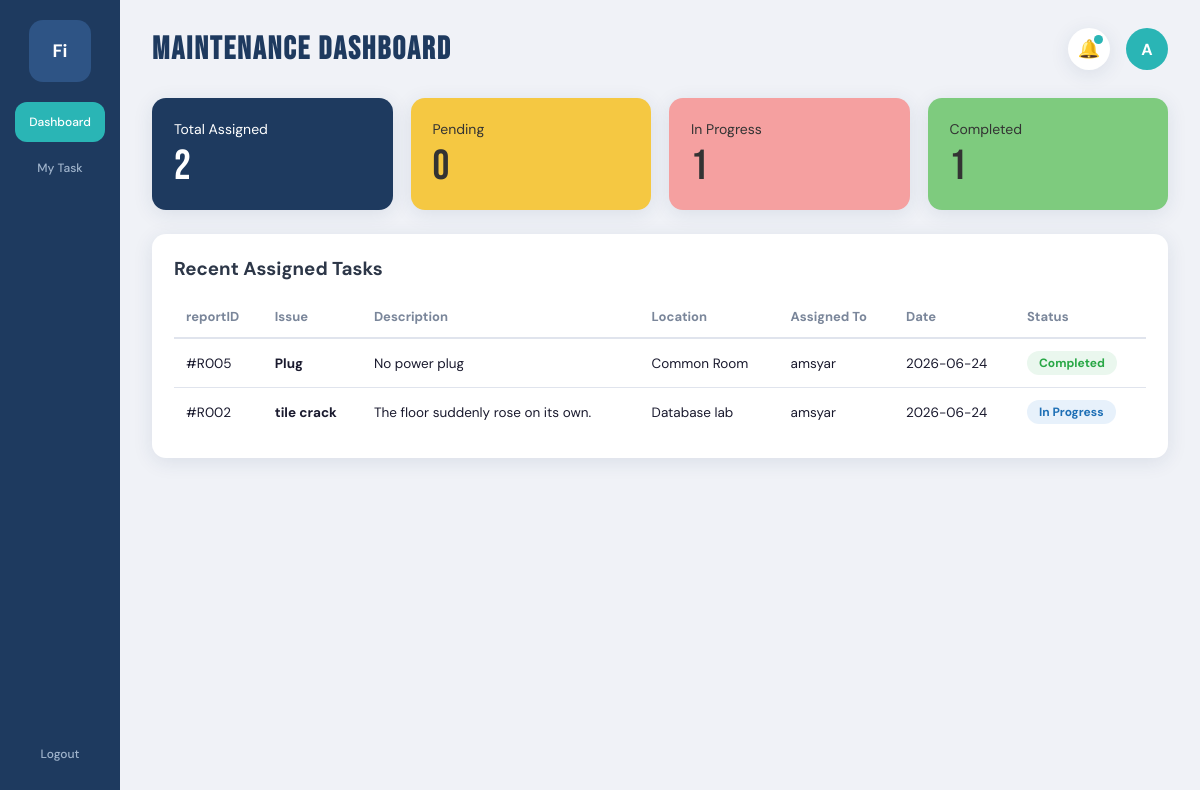
/dashboardM.php (signed in), run on the app's committed database.
### tables this page shows
CREATE TABLE `report` (
  `reportID` varchar(100) NOT NULL,
  `adminID` varchar(50) DEFAULT NULL,
  `userID` varchar(50) NOT NULL,
  `staffID` varchar(50) DEFAULT NULL,
  `title` varchar(150) DEFAULT NULL,
  `description` text DEFAULT NULL,
  `DateReported` datetime DEFAULT current_timestamp(),
  `status` enum('Pending','In Progress','Completed','Rejected') DEFAULT 'Pending',
  `location` varchar(255) DEFAULT NULL,
  `attachment` varchar(255) DEFAULT NULL,
  `proof_photo` varchar(255) DEFAULT NULL,
  `reject_reason` text DEFAULT NULL
);

CREATE TABLE `maintenance` (
  `staffID` varchar(50) NOT NULL,
  `name` varchar(100) NOT NULL,
  `email` varchar(100) NOT NULL,
  `password` varchar(100) NOT NULL
);

### dashboardM.php (the view, shortened to what this page needs)
<?php
require 'db_connect.php';
$staff_id = $_SESSION['user_id'] ?? '';
$tech_name = $_SESSION['name'] ?? '';
$total_query = mysqli_query($conn, "SELECT COUNT(*) as total FROM report WHERE staffID = '$staff_id'");
$total_tasks = mysqli_fetch_assoc($total_query)['total'] ?? 0;
$pending_query = mysqli_query($conn, "SELECT COUNT(*) as total FROM report WHERE staffID = '$staff_id' AND status='Pending'");
$pending_tasks = mysqli_fetch_assoc($pending_query)['total'] ?? 0;
$progress_query = mysqli_query($conn, "SELECT COUNT(*) as total FROM report WHERE staffID = '$staff_id' AND status='In Progress'");
$progress_tasks = mysqli_fetch_assoc($progress_query)['total'] ?? 0;
$completed_query = mysqli_query($conn, "SELECT COUNT(*) as total FROM report WHERE staffID = '$staff_id' AND status='Completed'");
$completed_tasks = mysqli_fetch_assoc($completed_query)['total'] ?? 0;
$recent_tasks = mysqli_query($conn, "
    SELECT r.*, m.name as staff_name
    FROM report r
    INNER JOIN maintenance m ON r.staffID = m.staffID
    WHERE r.staffID = '$staff_id'
    ORDER BY r.reportID DESC LIMIT 5
");
$avatar_letter = strtoupper(substr($tech_name, 0, 1));
?>
<!DOCTYPE html>
<html lang="en">
<head>
    <link rel="stylesheet" href="https://cdn.jsdelivr.net/npm/@tabler/icons-webfont@latest/tabler-icons.min.css">
    <link rel="stylesheet" href="maintanance.css">
</head>
<body>
    <aside class="sidebar">
        <div class="sidebar-logo">
        </div>
        <nav>
            <a href="dashboardM.php" class="nav-item active">
                Dashboard
            </a>
            <a href="my-taskM.php" class="nav-item">
                My Task
            </a>
        </nav>
        <a href="login.php" class="nav-item">Logout</a>
    </aside>
    <main class="main">
        <header class="topbar">
            <h1 class="topbar-title">MAINTENANCE DASHBOARD</h1>
            <div class="topbar-actions">
                <button class="icon-btn">🔔<span class="notif-dot"></span></button>
                <div class="avatar"><?php echo $avatar_letter; ?></div>
            </div>
        </header>
        <section class="stat-cards">
            <div class="stat-card blue">
                <span class="stat-label">Total Assigned</span>
                <span class="stat-value"><?php echo $total_tasks; ?></span>
            </div>
            <div class="stat-card yellow">
                <span class="stat-label">Pending</span>
                <span class="stat-value"><?php echo $pending_tasks; ?></span>
            </div>
            <div class="stat-card pink">
                <span class="stat-label">In Progress</span>
                <span class="stat-value"><?php echo $progress_tasks; ?></span>
            </div>
            <div class="stat-card green">
                <span class="stat-label">Completed</span>
                <span class="stat-value"><?php echo $completed_tasks; ?></span>
            </div>
        </section>
        <div class="table-card">
            <h3 style="margin-bottom:15px; font-family:'DM Sans'; color:#2d3748;">Recent Assigned Tasks</h3>
            <table>
                <thead>
                    <tr>
                        <th>reportID</th>
                        <th>Issue</th>
                        <th>Description</th>
                        <th>Location</th>
                        <th>Assigned To</th>
                        <th>Date</th>
                        <th>Status</th>
                    </tr>
                </thead>
                <tbody>
                    <?php if(mysqli_num_rows($recent_tasks) > 0): ?>
                        <?php while($row = mysqli_fetch_assoc($recent_tasks)): ?>
                        <tr>
                            <td>#<?php echo $row['reportID']; ?></td>
                            <td><strong><?php echo htmlspecialchars($row['title'] ?? 'No Title'); ?></strong></td>
                            <td><?php echo htmlspecialchars($row['description'] ?? ''); ?></td>
                            <td><?php echo htmlspecialchars($row['location'] ?? ''); ?></td>
                            <td><?php echo htmlspecialchars($row['staff_name'] ?? ''); ?></td>
                            <td><?php echo isset($row['DateReported']) ? date('Y-m-d', strtotime($row['DateReported'])) : 'N/A'; ?></td>
                            <td>
                                <?php
                                $status = $row['status'] ?? 'Pending';
                                $badge_class = 'badge-pending';
                                if($status == 'In Progress') $badge_class = 'badge-inprogress';
                                if($status == 'Completed') $badge_class = 'badge-completed';
                                ?>
                                <span class="status-badge <?php echo $badge_class; ?>">
                                    <?php echo htmlspecialchars($status); ?>
                                </span>
                            </td>
                        </tr>
                        <?php endwhile; ?>
                    <?php else: ?>
                        <tr>
                            <td colspan="7" style="text-align:center;color:#7a869a;padding:2rem;">No records found</td>
                        </tr>
                    <?php endif; ?>
                </tbody>
            </table>
        </div>
    </main>
</body>
</html>

### maintanance.css (style rules this page uses)
:root { --sidebar-bg: #1e3a5f; --primary: #1e3a5f; --teal: #2ab5b5; --card-blue: #1e3a5f; --card-yellow: #f5c842; --card-pink: #f5a0a0; --card-green: #7ecb7e; --bg: #f0f2f7; --white: #ffffff; --text: #1a1a2e; --text-muted: #7a869a; --border: #e0e4ed; --status-green: #28a745; --status-yellow: #f5a623; --status-blue: #1e6fb5; --shadow: 0 4px 20px rgba(30, 58, 95, .10); --radius: 14px; }
* { margin: 0; padding: 0; box-sizing: border-box; }
body { font-family: 'DM Sans', sans-serif; background: var(--bg); color: var(--text); display: flex; min-height: 100vh; }
a { text-decoration: none; }
.sidebar { width: 120px; background: var(--sidebar-bg); position: fixed; top: 0; left: 0; bottom: 0; display: flex; flex-direction: column; align-items: center; padding: 20px 0; z-index: 100; }
.sidebar-logo { width: 62px; height: 62px; background: #2e5485; border-radius: 14px; display: flex; justify-content: center; align-items: center; color: #fff; font-weight: 700; margin-bottom: 20px; overflow: hidden; }
.sidebar nav { width: 100%; display: flex; flex-direction: column; align-items: center; }
.nav-item { width: 90px; text-align: center; padding: 12px 8px; margin-bottom: 6px; border-radius: 12px; color: #a0b4cc; font-size: 12px; font-weight: 500; transition: .3s; cursor: pointer; }
.nav-item.active { background: var(--teal); color: white; }
.main { flex: 1; margin-left: 120px; padding: 28px 32px; }
.topbar { display: flex; justify-content: space-between; align-items: center; margin-bottom: 28px; }
.topbar-title { font-size: 32px; letter-spacing: 2px; font-family: 'Bebas Neue', sans-serif; color: var(--primary); }
.topbar-actions { display: flex; align-items: center; gap: 16px; }
.icon-btn { width: 42px; height: 42px; border: none; border-radius: 50%; background: white; cursor: pointer; display: flex; justify-content: center; align-items: center; position: relative; box-shadow: var(--shadow); font-size: 18px; }
.notif-dot { width: 9px; height: 9px; position: absolute; top: 7px; right: 7px; border-radius: 50%; background: var(--teal); }
.avatar { width: 42px; height: 42px; border-radius: 50%; background: var(--teal); color: white; display: flex; justify-content: center; align-items: center; font-weight: 700; font-size: 16px; }
.stat-cards { display: grid; grid-template-columns: repeat(4, 1fr); gap: 18px; margin-bottom: 24px; }
.stat-card { border-radius: var(--radius); padding: 22px; box-shadow: var(--shadow); color: white; }
.stat-card.blue { background: var(--card-blue); }
.stat-card.yellow { background: var(--card-yellow); color: #333; }
.stat-card.pink { background: var(--card-pink); color: #333; }
.stat-card.green { background: var(--card-green); color: #333; }
.stat-label { display: block; margin-bottom: 8px; font-size: 14px; }
.stat-value { font-size: 42px; line-height: 1; font-family: 'Bebas Neue', sans-serif; }
.card, .table-card { background: white; border-radius: var(--radius); box-shadow: var(--shadow); }
.table-card { padding: 22px; }
table { width: 100%; border-collapse: collapse; }
thead th { text-align: left; padding: 12px; border-bottom: 2px solid var(--border); color: var(--text-muted); font-size: 13px; }
tbody td { padding: 12px; border-bottom: 1px solid var(--border); font-size: 13.5px; }
tbody tr:last-child td { border-bottom: none; }
.status-badge { display: inline-block; padding: 4px 12px; border-radius: 20px; font-size: 12px; font-weight: 700; }
.badge-completed { background: #eaf7ee; color: var(--status-green); }
.badge-inprogress { background: #e7f1fb; color: var(--status-blue); }

### data on the page
report: reportID "R005", title "Plug", description "No power plug", location "Common Room", staffID.name "amsyar", DateReported "2026-06-24", status "Completed"
report: reportID "R002", title "tile crack", description "The floor suddenly rose on its own.", location "Database lab", staffID.name "amsyar", DateReported "2026-06-24", status "In Progress"

### other printed values
$avatar_letter "A"
$total_tasks "2"
$pending_tasks "0"
$progress_tasks "1"
$completed_tasks "1"
